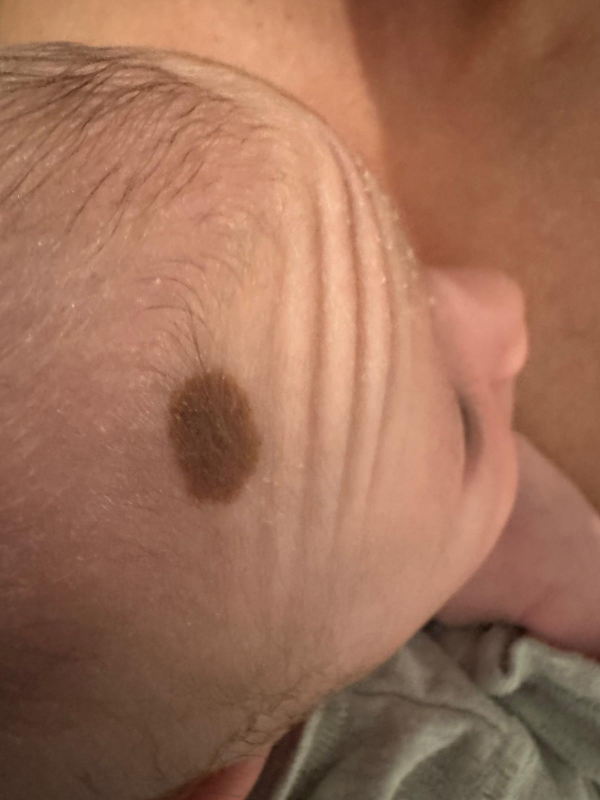
#> input picture uploads/WhatsApp_Image_2024-07-01_at_01.01.13.jpeg, 1200 x 1600 px (shown at 1/2 size)
$ python -i image_processor.py   (imports and definitions only)
#> lines starting #> are read from the running program, lines starting #| are printed output that depends on the picture
import cv2

def preprocess_image(image_path):
    image = cv2.imread(image_path)
#> image is the input picture: shape (1600, 1200, 3); mean B, G, R 86.8, 109.9, 156.3
    resized = cv2.resize(image, (800, 600))
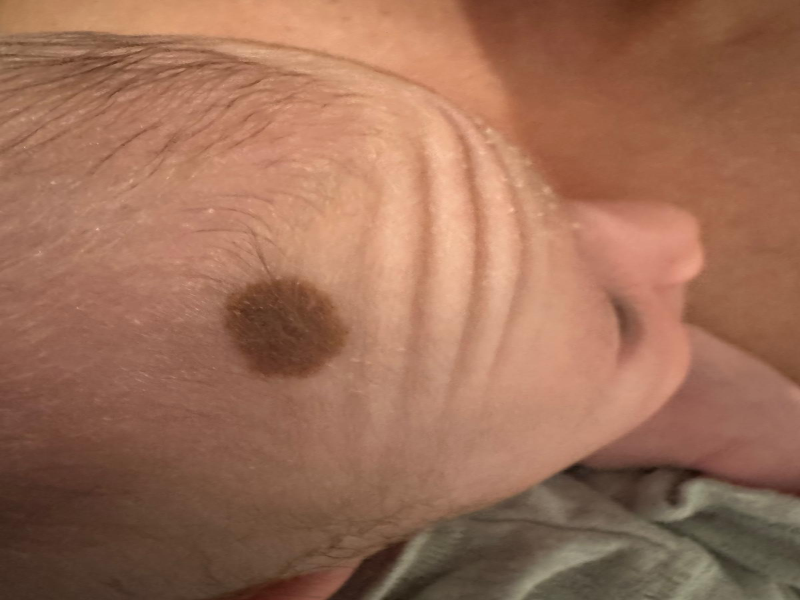
#> resized: shape (600, 800, 3); mean B, G, R 86.8, 109.9, 156.3
    gray = cv2.cvtColor(resized, cv2.COLOR_BGR2GRAY)
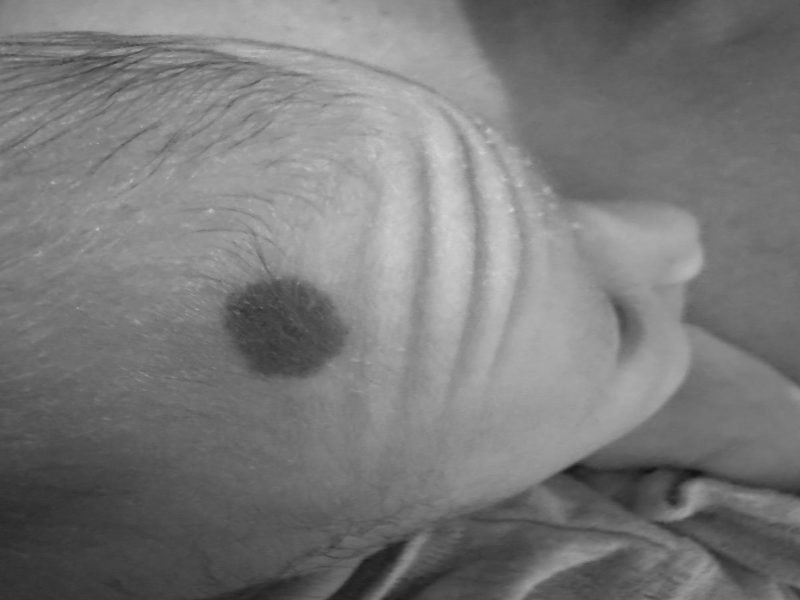
#> gray: shape (600, 800); min 18, max 209, mean 121.1
    denoised = cv2.fastNlMeansDenoising(gray)
    return denoised

>>> result = preprocess_image('../uploads/WhatsApp_Image_2024-07-01_at_01.01.13.jpeg')

$ run again, on uploads/1518541269313.jpeg
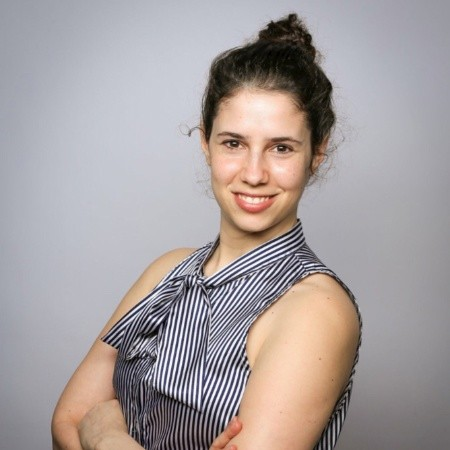
#> input picture uploads/1518541269313.jpeg, 450 x 450 px
#> in preprocess_image, image is the input picture: shape (450, 450, 3); mean B, G, R 158.7, 158.8, 167.1
#> in preprocess_image, `resized = cv2.resize(image, (800, 600))`:
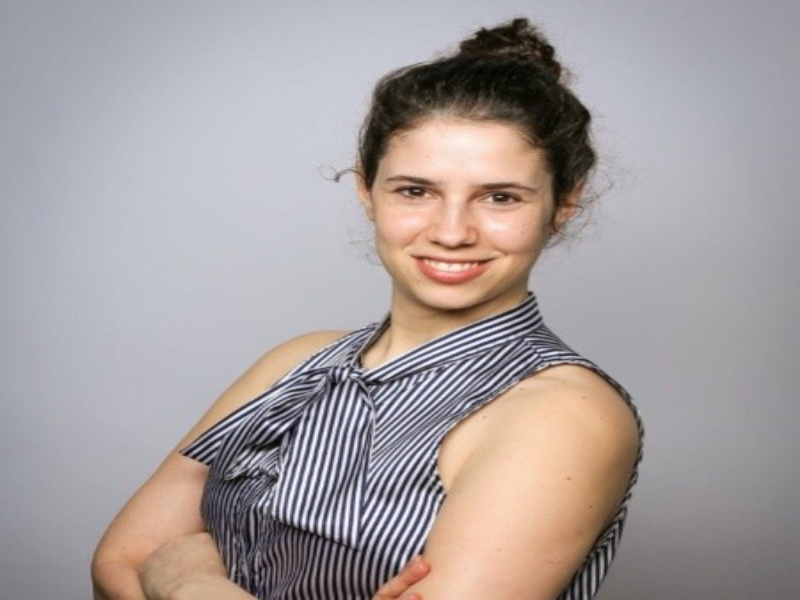
#> resized: shape (600, 800, 3); mean B, G, R 158.7, 158.7, 167
#> in preprocess_image, `gray = cv2.cvtColor(resized, cv2.COLOR_BGR2GRAY)`:
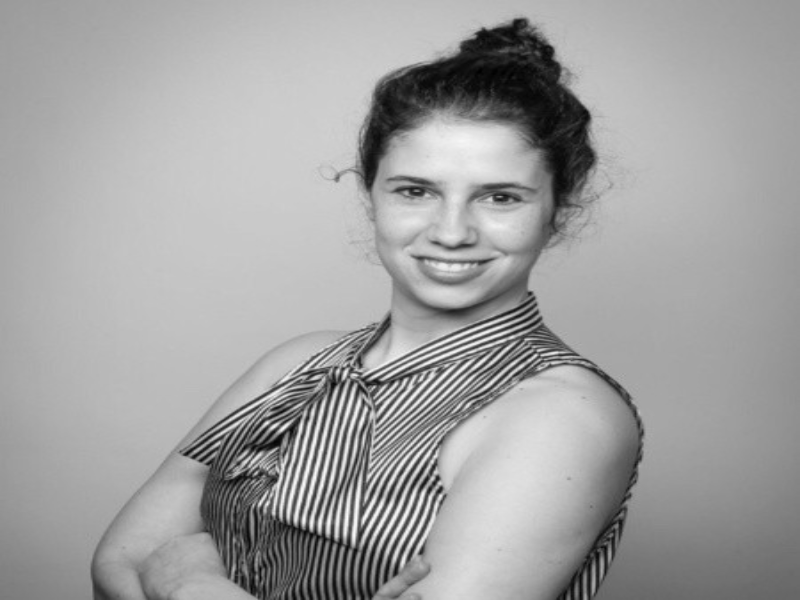
#> gray: shape (600, 800); min 0, max 252, mean 161.2

$ run again, on uploads/1553603087121.jpeg
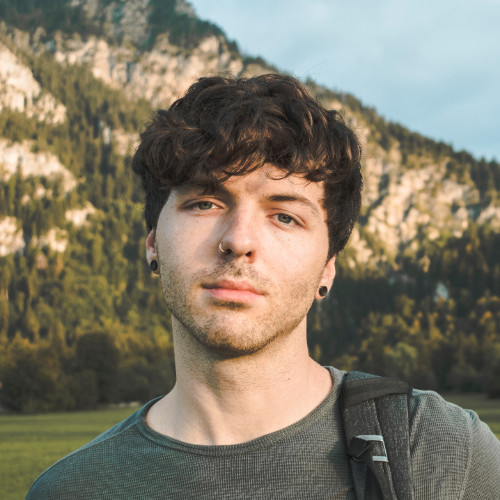
#> input picture uploads/1553603087121.jpeg, 500 x 500 px
#> in preprocess_image, image is the input picture: shape (500, 500, 3); mean B, G, R 104.7, 121.2, 128.1
#> in preprocess_image, `resized = cv2.resize(image, (800, 600))`:
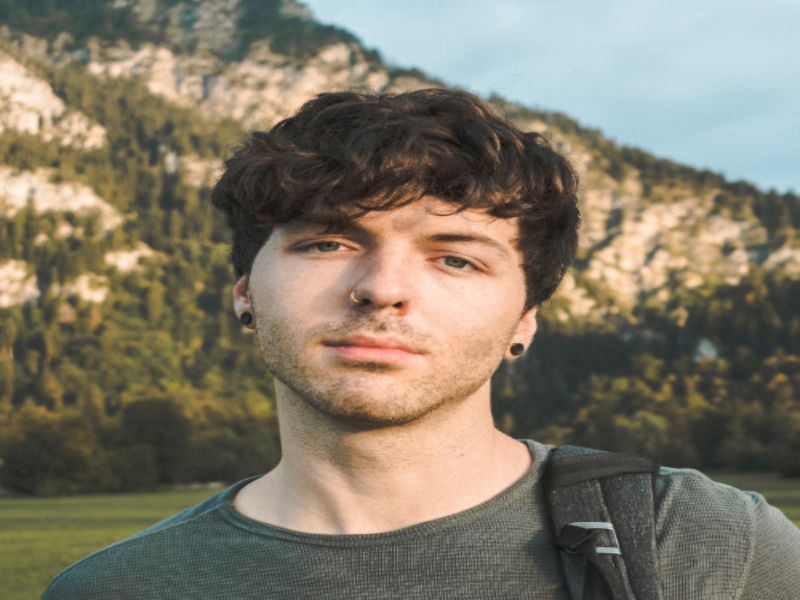
#> resized: shape (600, 800, 3); mean B, G, R 104.6, 121, 128
#> in preprocess_image, `gray = cv2.cvtColor(resized, cv2.COLOR_BGR2GRAY)`:
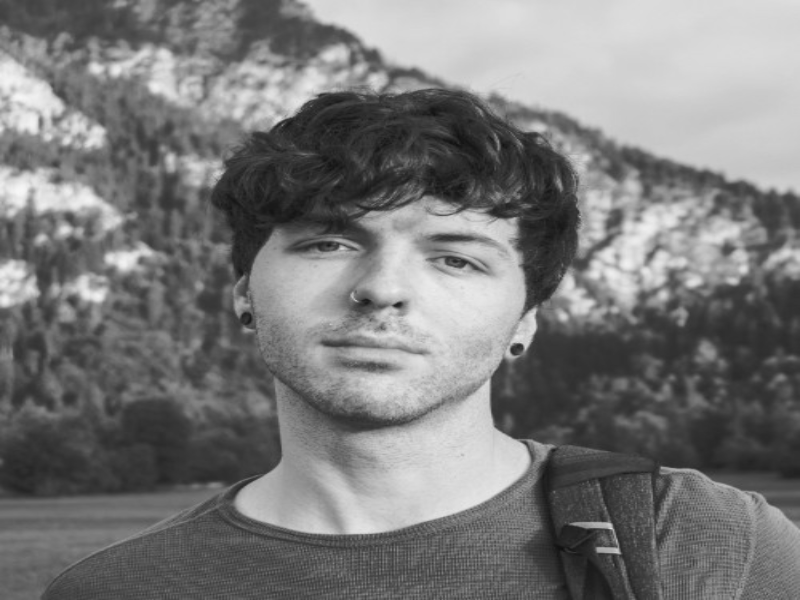
#> gray: shape (600, 800); min 15, max 247, mean 121.2

$ run again, on uploads/9825bf7b-9a5b-4ff0-96e0-1114b842c26d.jpeg
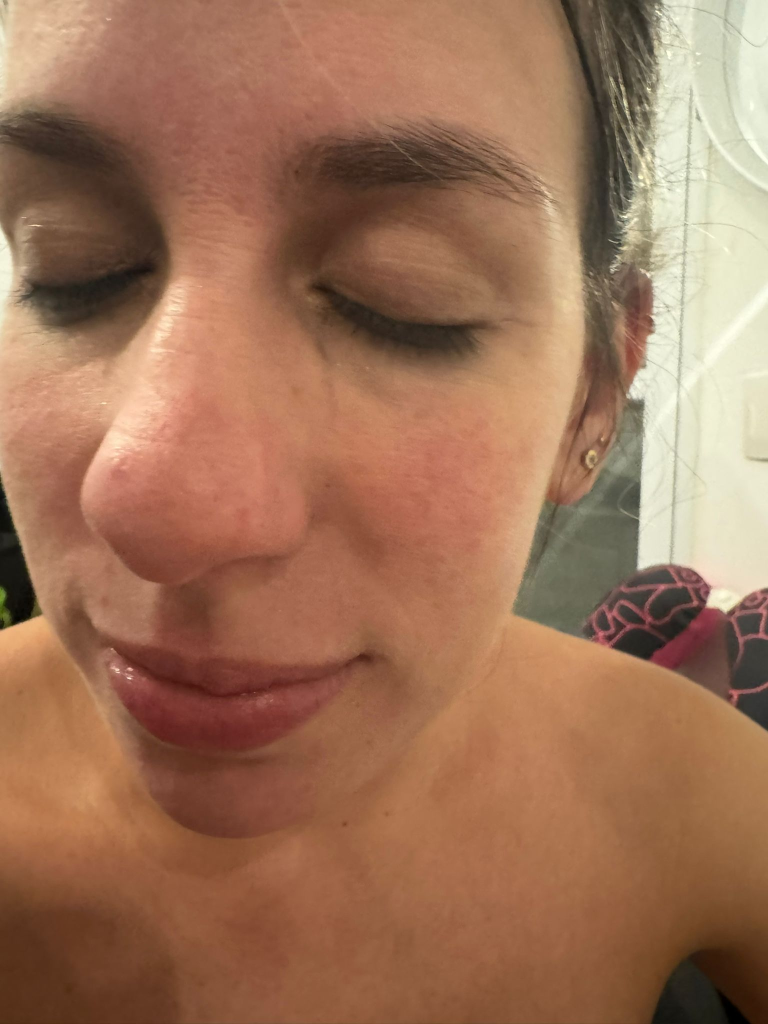
#> input picture uploads/9825bf7b-9a5b-4ff0-96e0-1114b842c26d.jpeg, 1536 x 2048 px (shown at 1/2 size)
#> in preprocess_image, image is the input picture: shape (2048, 1536, 3); mean B, G, R 88.3, 114.8, 158.2
#> in preprocess_image, `resized = cv2.resize(image, (800, 600))`:
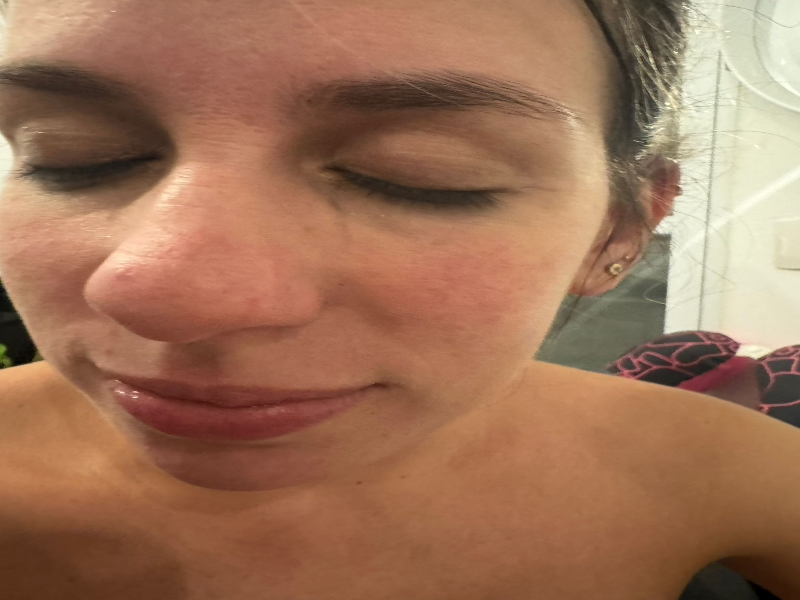
#> resized: shape (600, 800, 3); mean B, G, R 88.2, 114.8, 158.1
#> in preprocess_image, `gray = cv2.cvtColor(resized, cv2.COLOR_BGR2GRAY)`:
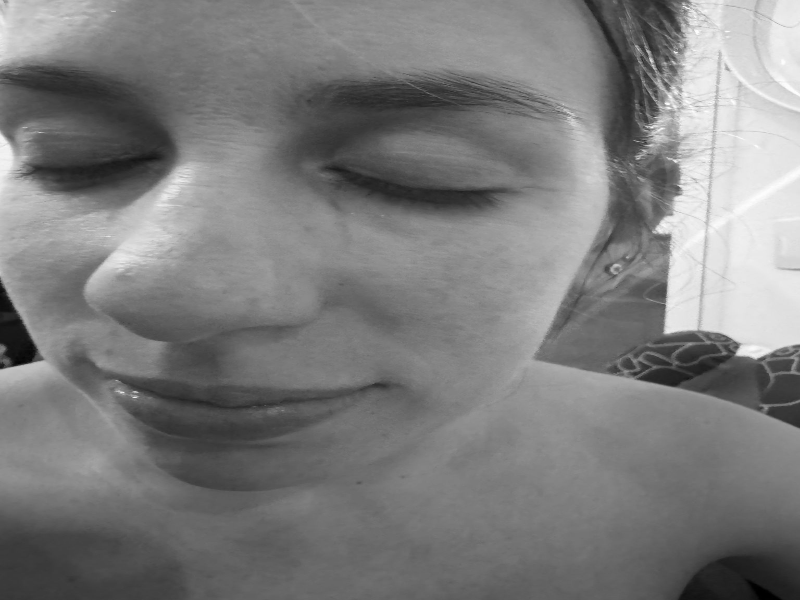
#> gray: shape (600, 800); min 0, max 253, mean 124.7
